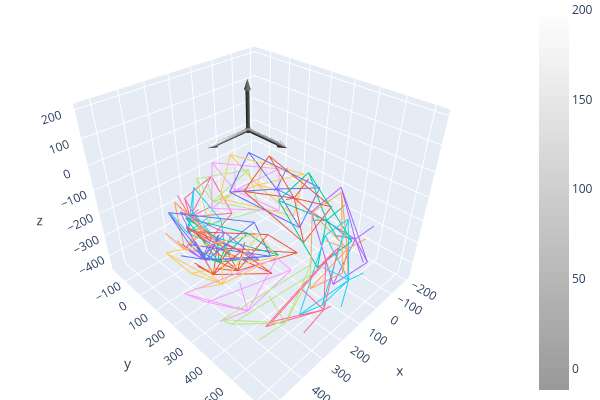

Notebook code cell kept with this figure:
### Code cell
o3d.visualization.draw_plotly([world_frame] + camera_geometries)
